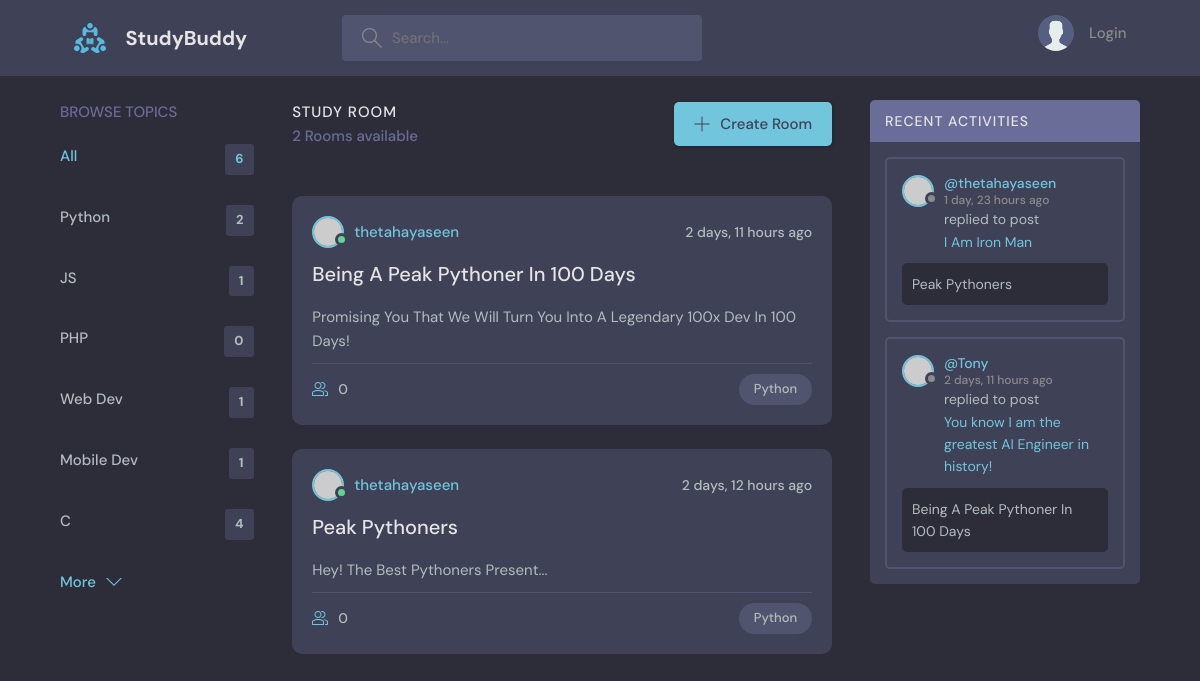
/?search=Python, run on the app's committed database.
### base/models.py (models this page shows)
class Topic(models.Model):
    name = models.CharField(max_length=200)
    def __str__(self):
        return str(self.name)

class Room(models.Model):
    host = models.ForeignKey(User, on_delete=models.SET_NULL, null = True)
    topic = models.ForeignKey(Topic, on_delete=models.SET_NULL, null = True)
    name = models.CharField(max_length=200)
    description = models.TextField(null=True, blank=True)
    participants = models.ManyToManyField(User, related_name="participants", blank=True)
    updated = models.DateTimeField(auto_now=True)
    created = models.DateTimeField(auto_now_add=True)
    def __str__(self):
        return str(self.name)
    class Meta:
        ordering = ["-updated", "-created"]

class Message(models.Model):
    user = models.ForeignKey(User, on_delete=models.CASCADE)
    room = models.ForeignKey(Room, on_delete=models.CASCADE)
    body = models.TextField()
    updated = models.DateTimeField(auto_now=True)
    created = models.DateTimeField(auto_now_add=True)
    class Meta:
        ordering = ["-updated", "-created"]
    def __str__(self):
        return str(self.body)[0:50]

### base/views.py (the view)
# urls.py: 2. Add a URL to urlpatterns:  path('', views.home, name='home')
def home(request):
    search = request.GET.get("search") if request.GET.get("search") else ""
    rooms = Room.objects.filter(
        Q(topic__name__icontains=search) |
        Q(name__icontains=search) |
        Q(description__icontains=search)
    )
    activity_feed = Message.objects.filter(
            Q(room__name__icontains=search)
    )
    rooms_count = rooms.count()
    topics = Topic.objects.all()
    context = {"rooms" : rooms, "topics": topics, "rooms_count": rooms_count, "activity_feed": activity_feed}
    return render(request,  "base/home.html", context)

### base/templates/base/home.html (shortened to what this page needs)
{% extends "mainlayout.html" %}
{% block content %}
    <main class="layout layout--3">
      <div class="container">
        {% include "base/topic_component.html" %}
        <div class="roomList">
          <div class="roomList__header">
            <div>
              <h2>Study Room</h2>
              <p>{{rooms_count}} Rooms available</p>
            </div>
            <a class="btn btn--main" href="{% url 'create-room' %}">
              <svg version="1.1" xmlns="http://www.w3.org/2000/svg" width="32" height="32" viewBox="0 0 32 32">
                <title>add</title>
                <path
                  d="M16.943 0.943h-1.885v14.115h-14.115v1.885h14.115v14.115h1.885v-14.115h14.115v-1.885h-14.115v-14.115z"
                ></path>
              </svg>
              Create Room
            </a>
          </div>
          {% include "base/rooms_component.html" %}
        </div>
        {% include "base/activity_component.html" %}
      </div>
    </main>
    {% endblock content %}

### base/templates/base/topic_component.html
<div class="topics">
    <div class="topics__header">
      <h2>Browse Topics</h2>
    </div>
    <ul class="topics__list">
    <li>
        <a href="{% url 'home' %}" class="active">All <span>{{topics.count}}</span></a>
    </li>
    {% for topic in topics %}
        <li>
            <a href="{% url 'home' %}?search={{topic.name}}" class=""> {{topic.name}} <span>{{topic.room_set.all.count}}</span></a>
        </li>
    {% endfor %}
    </ul>
    <a class="btn btn--link" href="topics.html">
      More
      <svg version="1.1" xmlns="http://www.w3.org/2000/svg" width="32" height="32" viewBox="0 0 32 32">
        <title>chevron-down</title>
        <path d="M16 21l-13-13h-3l16 16 16-16h-3l-13 13z"></path>
      </svg>
    </a>
  </div>

### base/templates/base/rooms_component.html (shortened to what this page needs)
<div class="grid grid-cols-1 md:grid-cols-2 lg:grid-cols-3 gap-4">
    <div class="bg-white border p-4 rounded-md shadow">
    </div>
</div>
{% for room in rooms %}
<div class="roomListRoom">
    <div class="roomListRoom__header">
      <a href="{% url 'user-profile' room.host.id %}" class="roomListRoom__author">
        <div class="avatar avatar--small active">
          <img src="https://randomuser.me/api/portraits/men/11.jpg" />
        </div>
        <span>{{room.host}}</span>
      </a>
      <div class="roomListRoom__actions">
        <span>{{room.created|timesince}} ago</span>
      </div>
    </div>
    <div class="roomListRoom__content">
      <a href="{% url 'room' room.id %}">{{room.name}}</a>
      <p>
        {{room.description}}
    </p>
    </div>
    <div class="roomListRoom__meta">
      <a class="roomListRoom__joined">
        {{room.participants.all.count}}
      </a>
      <p class="roomListRoom__topic">{{room.topic}}</p>
    </div>
  </div>
{% endfor %}

### base/templates/base/activity_component.html (shortened to what this page needs)
<div class="activities">
    <div class="activities__header">
      <h2>Recent Activities</h2>
    </div>
    {% for activity in activity_feed %}
    <div class="activities__box">
      <div class="activities__boxHeader roomListRoom__header">
        <a href="{% url 'user-profile' activity.user.id %}" class="roomListRoom__author">
          <div class="avatar avatar--small">
            <img src="https://randomuser.me/api/portraits/women/11.jpg" />
          </div>
          <p>
            @{{activity.user}}
            <span>{{activity.created|timesince}} ago</span>
          </p>
        </a>
      </div>
      <div class="activities__boxContent">
        <p>replied to post <a href="room.html">{{activity}}</a></p>
        <div class="activities__boxRoomContent">
            {{activity.room}}
        </div>
      </div>
    </div>
    {% endfor %}
</div>

### data on the page
Topic: name "Python", room_set.all.count "2"
Topic: name "JS", room_set.all.count "1"
Topic: name "PHP", room_set.all.count "0"
Topic: name "Web Dev", room_set.all.count "1"
Topic: name "Mobile Dev", room_set.all.count "1"
Topic: name "C", room_set.all.count "4"
Room: host "thetahayaseen", created "2 days, 11 hours", name "Being A Peak Pythoner In 100 Days", description "Promising You That We Will Turn You Into A Legendary 100x Dev In 100 Days!", participants.all.count "0", topic "Python"
Room: host "thetahayaseen", created "2 days, 12 hours", name "Peak Pythoners", description "Hey! The Best Pythoners Present...", participants.all.count "0", topic "Python"
Message: user "thetahayaseen", created "1 day, 23 hours", body "I Am Iron Man", room "Peak Pythoners"
Message: user "Tony", created "2 days, 11 hours", body "You know I am the greatest AI Engineer in history!", room "Being A Peak Pythoner In 100 Days"

### other printed values
{{ topics.count }} "6"
{{ rooms_count }} "2"
